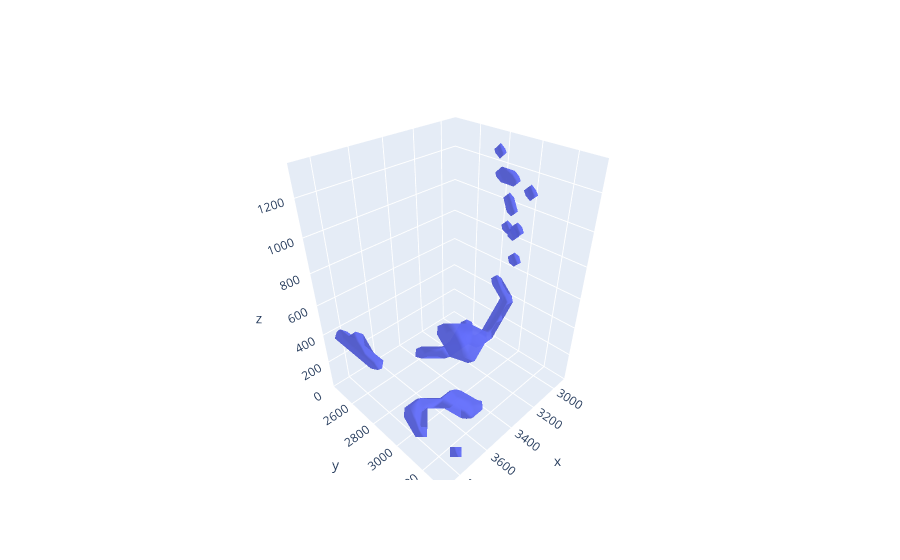

Here is the notebook cell this chart was saved with:
### Markdown cell above
I have no idea how to apporach this problem

### Code cell
dm3.draw_3d_meshes("er_3287")

### Figure 1 — Plotly figure (JSON) as saved in the notebook; plotly's stock layout.template omitted (floating-point values rounded to 4 significant figures; data arrays with more than 128 entries replaced by an {"elided": "..."} marker saying what was removed)
{"data": [{"i": {"elided": "360 int values"}, "j": {"elided": "360 int values"}, "k": {"elided": "360 int values"}, "name": "er_3287", "opacity": 0.8, "type": "mesh3d", "x": {"elided": "206 int values"}, "y": {"elided": "206 int values"}, "z": {"elided": "206 int values"}}], "layout": {}}
